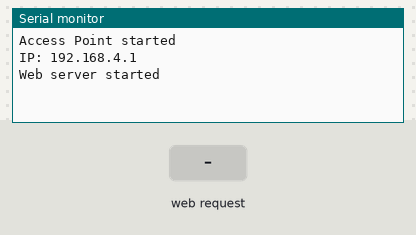
Simulated run of this sketch. Board: ESP8266 (NodeMCU). Shown: the last lines printed to the serial monitor. Inputs (shaded band) come from the test bench. Storage starts empty.

Above: at 1.2 s.
1.3 s: HTTP request GET /submit received
At 1.9 s:
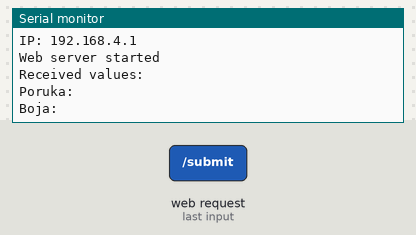
2.8 s: HTTP request GET /submit?poruka=1 received
At 4.2 s:
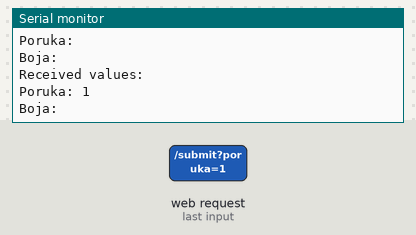

The sketch:

ap_esp_test.ino
```cpp
#include <ESP8266WiFi.h>
#include <ESP8266WebServer.h>
#include <FS.h>

ESP8266WebServer server(80);


void handleFormSubmit() {
  String poruka = server.arg("poruka");
  String color = server.arg("boja");

  Serial.println("Received values:");
  Serial.println("Poruka: " + poruka);
  Serial.println("Boja: " + color);

  // Redirect back to "/"
  server.sendHeader("Location", "/", true); // true = 302 redirect
  server.send(302, "text/plain", "");

}

void setup() {
  Serial.begin(115200);
  WiFi.softAP("MY-ESP", "");
  Serial.println("Access Point started");
  Serial.print("IP: ");
  Serial.println(WiFi.softAPIP());  // Usually 192.168.4.1

  if (!SPIFFS.begin()) {
    Serial.println("SPIFFS access faild");
    return;
  }

  server.on("/", HTTP_GET, []() {
    File file = SPIFFS.open("/index.html", "r");
    server.streamFile(file, "text/html");
    file.close();
  });

  server.on("/style.css", HTTP_GET, []() {
    File file = SPIFFS.open("/style.css", "r");
    server.streamFile(file, "text/css");
    file.close();
  });

  server.on("/app.js", HTTP_GET, []() {
    File file = SPIFFS.open("/app.js", "r");
    server.streamFile(file, "application/javascript");
    file.close();
  });

  server.on("/submit", HTTP_GET, handleFormSubmit);  // For GET method

  server.begin();
  Serial.println("Web server started");
}

void loop() {
  server.handleClient();
}
```

Measured:
- after the input at 1.3 s, the serial monitor: prints a new line at once (image 1)
- after the input at 2.8 s, the serial monitor: prints a new line at once (image 2)
